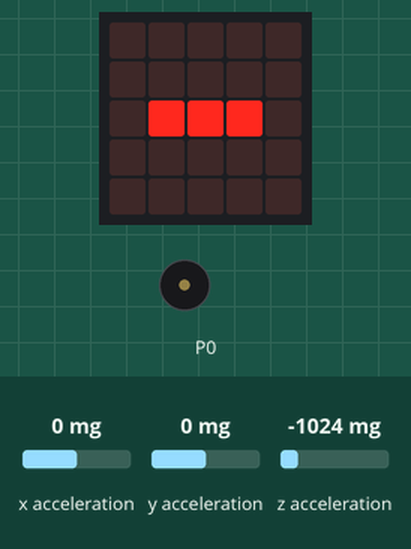
Recording of a program running on a simulated BBC micro:bit running MicroPython. Parts: the board's 5×5 LED display, buzzer (waves = sounding). The test bench sets the inputs (shaded band); at power-on: y acceleration 0 mg, x acceleration 0 mg, z acceleration -1024 mg.

Above: at 1.2 s.
1.3 s: y acceleration set to 1440 mg
At 2.6 s:
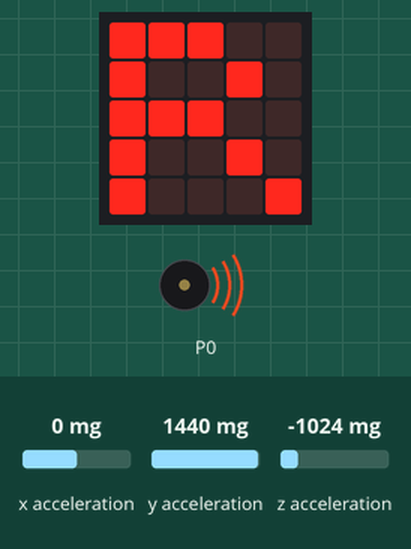
At 3.2 s:
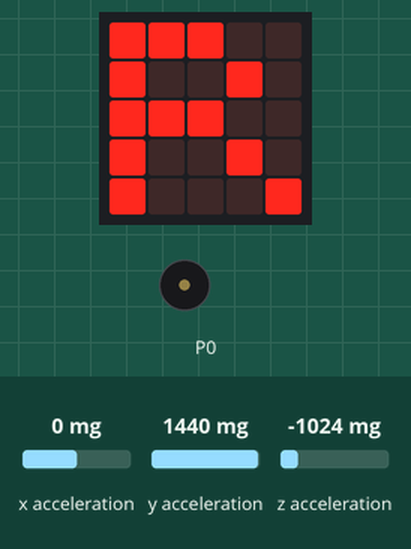
Timing chart, 0 to 4.7 s (numbered marks = the images above; inputs shaded):
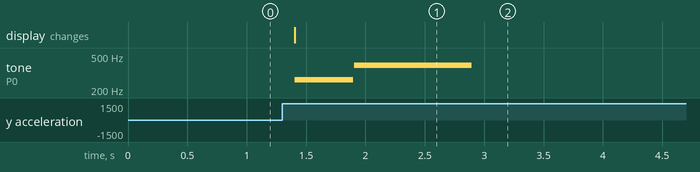

The program:

microbit_program__1_.py
```python
from microbit import *
import music

tune = ["C4:4", "G4:8"]


while True:
    X_reading = accelerometer.get_x()
    Y_reading = accelerometer.get_y()
    Z_reading = accelerometer.get_z()

    if accelerometer.was_gesture('up') and not accelerometer.was_gesture("left") and not accelerometer.was_gesture("right"):
        display.clear()
        display.show("R")
        music.play(tune)
        sleep(3000)

    else:
        display.show("-")
```

Measured:
- after the input at 1.3 s, tone on P0: silent → 262 Hz after 0.11 s, → silent 0.49 s later, → 392 Hz 0.01 s later, → silent 0.99 s later; the display: changes after 0.11 s (image 1)
